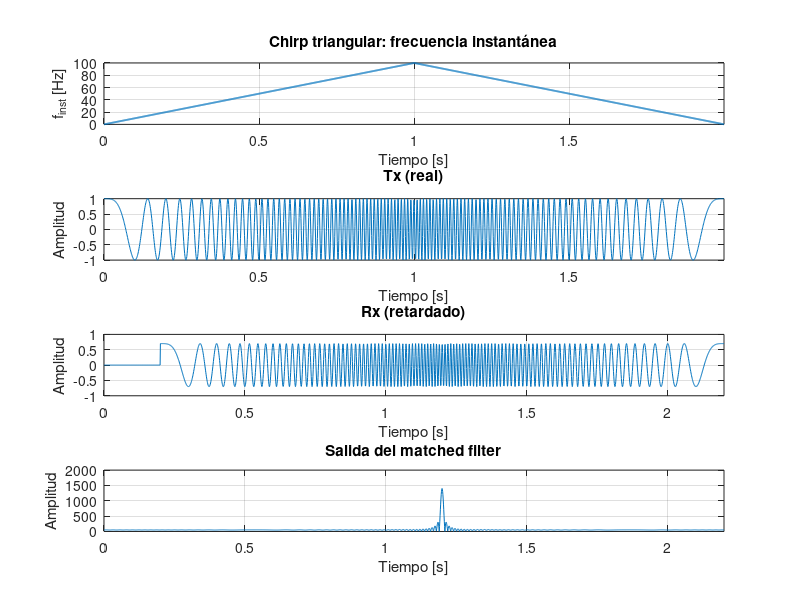
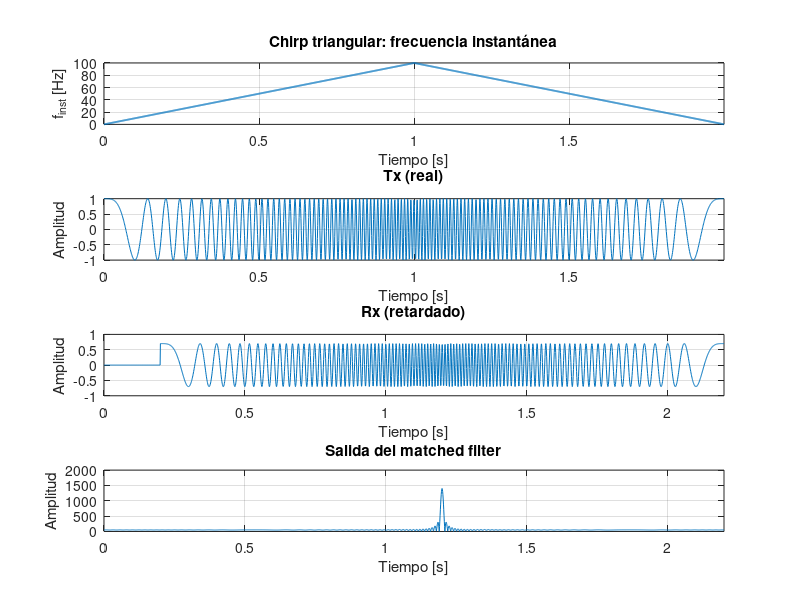

The MATLAB script that drew these images, in order:
clc; clear; close all;

% Parámetros base
f_ini = 0;      % Hz
f_fin = 100;    % Hz
fs    = 1000;   % Hz
T     = 1;      % duración de medio ciclo [s]
N     = T*fs;
t     = (0:N-1)/fs;

% Eco simulado
delay_time = 0.2;                  
delay_samples = round(delay_time*fs);
atten = 0.7;                        

% Número de chirps triangulares
chirp_count = 2;   % p.ej. 2 triángulos seguidos

for idx = 1:chirp_count
    % === Frecuencia instantánea triangular ===
    f_up   = f_ini + (f_fin-f_ini)*(t/T);       % ascendente
    f_down = f_fin - (f_fin-f_ini)*(t/T);       % descendente
    f_inst = [f_up f_down];                     % concatenado
    
    % Tiempo extendido para el triángulo
    t_tri = (0:length(f_inst)-1)/fs;
    
    % === Señal Tx ===
    phi = 2*pi*cumsum(f_inst)/fs;
    tx = exp(1j*phi);
    
    % === Señal Rx (retardada y atenuada) ===
    rx = zeros(1, length(tx) + delay_samples);
    rx(delay_samples+1:delay_samples+length(tx)) = atten * tx; 
    t_rx = (0:length(rx)-1)/fs;
    
    % === Matched Filter ===
    h = conj(flip(tx));
    y = conv(rx, h, 'same');
    
    % === Graficar ===
    figure('Name',sprintf('Triángulo %d',idx));
    
    % (1) Frecuencia instantánea
    subplot(4,1,1);
    plot(t_tri, f_inst, 'LineWidth', 1.3); grid on;
    xlabel('Tiempo [s]'); ylabel('f_{inst} [Hz]');
    title('Chirp triangular: frecuencia instantánea');
    xlim([0 max(t_tri)]);
    
    % (2) Tx (parte real)
    subplot(4,1,2);
    plot(t_tri, real(tx)); grid on;
    xlabel('Tiempo [s]'); ylabel('Amplitud');
    title('Tx (real)');
    xlim([0 max(t_tri)]);
    
    % (3) Rx
    subplot(4,1,3);
    plot(t_rx, real(rx)); grid on;
    xlabel('Tiempo [s]'); ylabel('Amplitud');
    title('Rx (retardado)');
    xlim([0 max(t_tri)+delay_time]);
    
    % (4) Salida matched filter
    subplot(4,1,4);
    plot(t_rx, abs(y)); grid on;
    xlabel('Tiempo [s]'); ylabel('Amplitud');
    title('Salida del matched filter');
    xlim([0 max(t_tri)+delay_time]);
end
